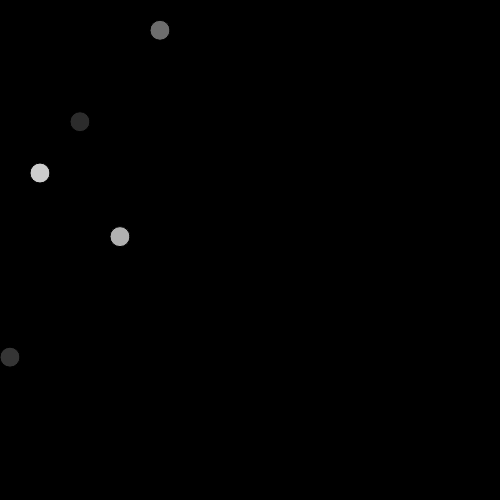
Frame 1 (no input)
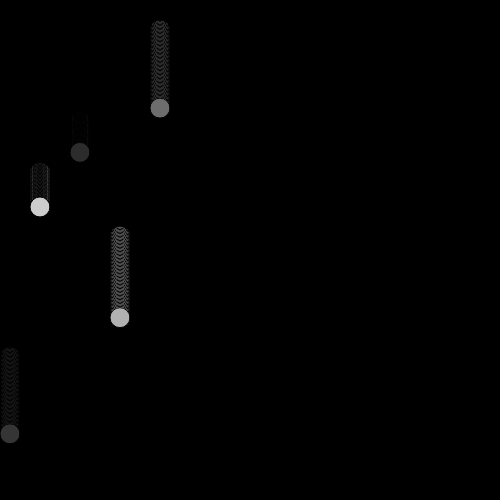
Frame 60 (no input)
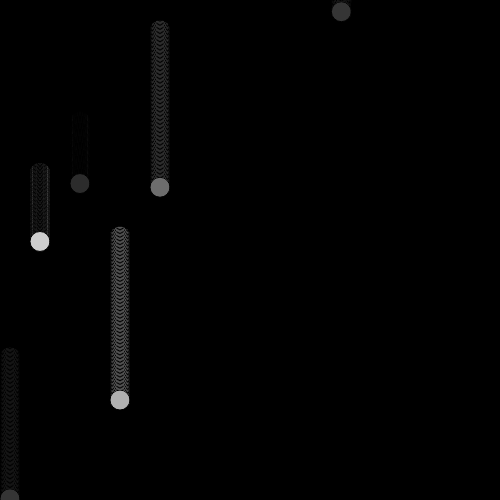
Frame 120 (the mouse pressed at the canvas centre since frame 60)

The p5.js sketch that drew these frames (run headless with seeded random() and noise() and a simulated clock; from frame 60 on, the mouse is pressed at the canvas centre):

// p5.js sketch
// ── sketch.js
let arrayY = [10, 10, 10, 10, 10];  
let arrayX = [10, 40, 80, 120, 160]; 
let arrayCol = [];
let arraySpeed = [];

function setup() {
  createCanvas(500, 500); 
  background(0); 
  // Generates initial values for objects
  for(let i=0; i<arrayY.length; i++){
    arrayY[i] = random(0, height);
    arrayCol[i] = random(0, 255);
    arraySpeed[i] = random(0.1, 1.7);
  }
}

function draw(){
  fill(255);

  for(let i=0; i<arrayY.length; i++){
    fill(arrayCol[i]);
    ellipse(arrayX[i], arrayY[i], 20);
    arrayY[i] = arrayY[i]+arraySpeed[i]; 
    if(arrayY[i] > height){
      arrayY[i] = 0; 
      arrayX[i] = random(10, width); 
    }
  }

}
